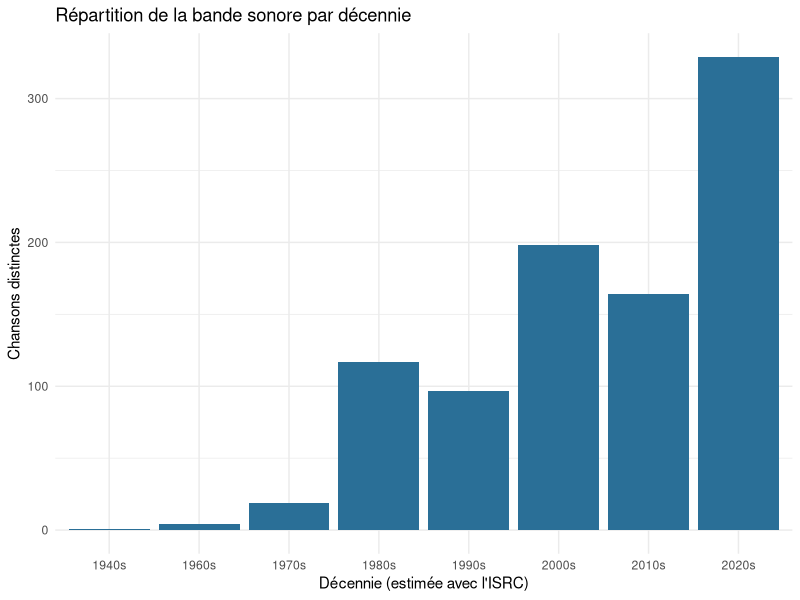

The R script that drew this image:
## ---- chunk 1
#| label: chargement
library(tidyverse)
library(knitr)

brut <- read_csv("data/My_Spotify_Library_messy.csv", show_col_types = FALSE) |>
  select(titre = `Track name`, artiste = `Artist name`, album = Album, isrc = ISRC)

nrow(brut)
## ---- chunk 2
#| label: apercu-brut
brut |>
  filter(str_detect(artiste, regex("cliff|madonna", ignore_case = TRUE))) |>
  arrange(artiste, titre) |>
  head(8) |>
  kable()
## ---- chunk 3
#| label: fonction-1
invisibles <- "[\\u200b\\u200c\\u200d\\ufeff]"

etape1 <- brut |>
  mutate(
    titre_net = titre |>
      str_replace_all(invisibles, "") |>
      str_squish(),
    titre_base = titre_net |>
      # Collaborations entre parenthèses ou crochets
      str_replace_all("(?i)\\s*[\\(\\[]\\s*(feat|ft|featuring|with)\\b[^\\)\\]]*[\\)\\]]", "") |>
      # Autres crochets
      str_replace_all("\\s*\\[[^\\]]*\\]", "") |>
      # Suffixe après un tiret
      str_replace_all("\\s+-\\s+.*$", "") |>
      # Parenthèses de version
      str_replace_all("(?i)\\s*\\([^\\)]*(remaster|remix|edit|version)[^\\)]*\\)", "") |>
      str_squish()
  )

etape1 |>
  filter(titre != titre_net | titre_net != titre_base) |>
  select(titre, titre_base) |>
  slice_head(n = 8) |>
  kable()
## ---- chunk 4
#| label: controle-invisibles
tibble(
  etape = c("Avant", "Après"),
  titres_avec_invisibles = c(
    sum(str_detect(brut$titre, invisibles)),
    sum(str_detect(etape1$titre_net, invisibles))
  )
) |>
  kable()
## ---- chunk 5
#| label: fonction-2
motif_collab <- "(?i)(\\(|\\[|- )\\s*(feat|ft|featuring|with)\\b\\.?\\s+"

etape2 <- etape1 |>
  mutate(
    est_remaster = str_detect(titre_net, regex("remaster", ignore_case = TRUE)),
    est_remix = str_detect(titre_net, regex("remix", ignore_case = TRUE)),
    est_collab = str_detect(titre_net, motif_collab)
  )

etape2 |>
  summarise(
    lignes = n(),
    remasters = sum(est_remaster),
    remix = sum(est_remix),
    collaborations = sum(est_collab)
  ) |>
  kable()
## ---- chunk 6
#| label: fonction-3
etape3 <- etape2 |>
  mutate(
    invite = titre_net |>
      str_extract(str_c(motif_collab, "[^\\)\\]]+")) |>
      str_remove(motif_collab),
    annee_remaster = str_extract(titre_net, "\\d{4}(?= Remaster)") |>
      as.integer(),
    annee_isrc = isrc |>
      str_to_upper() |>
      str_extract("^[A-Z]{2}[A-Z0-9]{3}\\d{2}") |>
      str_sub(-2) |>
      as.integer(),
    annee_isrc = if_else(annee_isrc <= 26, 2000 + annee_isrc, 1900 + annee_isrc),
    decennie = str_c(annee_isrc %/% 10 * 10, "s")
  )

etape3 |>
  filter(!is.na(invite)) |>
  select(titre_net, invite) |>
  slice_head(n = 6) |>
  kable()
## ---- chunk 7
#| label: fonction-4
etape4 <- etape3 |>
  mutate(
    titre_propre = if_else(
      str_detect(titre_base, "^[^a-z]+$"),
      str_to_title(titre_base),
      titre_base
    ),
    artiste_propre = str_squish(artiste),
    artiste_propre = if_else(
      str_detect(artiste_propre, "^[^A-Z]+$"),
      str_to_title(artiste_propre),
      artiste_propre
    )
  )

etape4 |>
  filter(titre_propre != titre_base) |>
  select(titre_base, titre_propre) |>
  slice_head(n = 6) |>
  kable()
## ---- chunk 8
#| label: base-finale
base_chansons <- etape4 |>
  mutate(cle = str_c(str_to_lower(artiste_propre), " | ", str_to_lower(titre_propre))) |>
  distinct(cle, .keep_all = TRUE) |>
  select(
    titre = titre_propre,
    artiste = artiste_propre,
    album,
    annee_remaster,
    invite,
    decennie,
    est_remaster,
    est_remix,
    est_collab
  )

tibble(
  lignes_brutes = nrow(brut),
  chansons_distinctes = nrow(base_chansons)
) |>
  kable()
## ---- chunk 9
#| label: doublons
etape4 |>
  mutate(cle = str_c(str_to_lower(artiste_propre), " | ", str_to_lower(titre_propre))) |>
  group_by(cle) |>
  filter(n() > 1) |>
  ungroup() |>
  arrange(artiste_propre, titre_propre) |>
  select(artiste_propre, titre, titre_propre) |>
  slice_head(n = 10) |>
  kable()
## ---- chunk 10
#| label: graphique-decennie
base_chansons |>
  filter(!is.na(decennie)) |>
  count(decennie) |>
  ggplot(aes(x = decennie, y = n)) +
  geom_col(fill = "#2a6f97") +
  labs(
    x = "Décennie (estimée avec l'ISRC)",
    y = "Chansons distinctes",
    title = "Répartition de la bande sonore par décennie"
  ) +
  theme_minimal()
## ---- chunk 11
#| label: artistes-frequents
base_chansons |>
  count(artiste, name = "chansons", sort = TRUE) |>
  slice_head(n = 5) |>
  kable()
